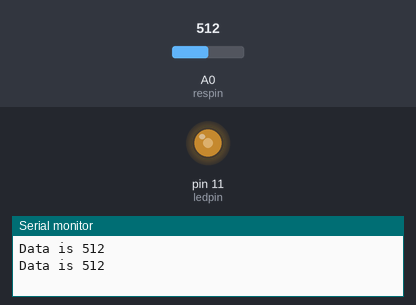
A sketch run on a simulated Arduino Uno, built with avr-gcc and run on an emulated ATmega328P. Shown: output pins drawn as LEDs (lit = HIGH), the last lines printed to the serial monitor. Inputs (shaded band) come from the test bench; at power-on: A0 (respin) = 512.

Above: at 1.8 s.
1.9 s: A0 (respin) set to 716
At 3.2 s:
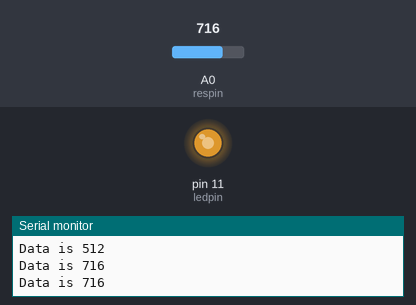
3.5 s: A0 (respin) set to 900
At 4.9 s:
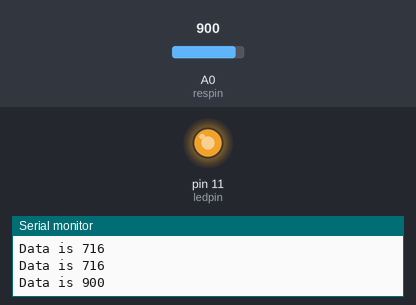
5.5 s: A0 (respin) set to 122
At 6.4 s:
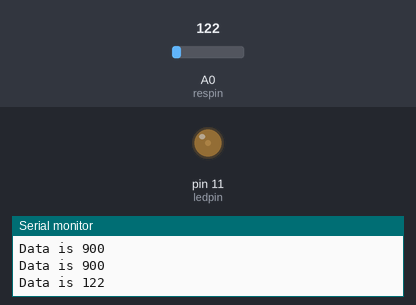
7.5 s: A0 (respin) set to 0
At 9.2 s:
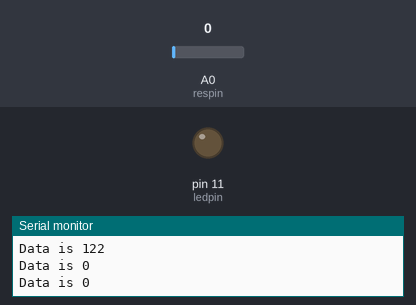
9.5 s: A0 (respin) set to 511
At 10.7 s:
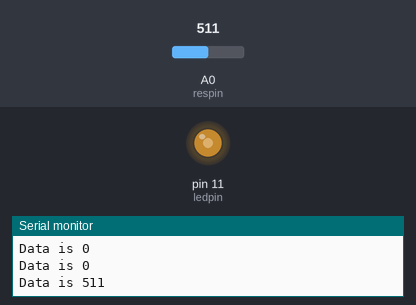
Timing chart, 0 to 12.5 s (numbered marks = the images above; inputs shaded):
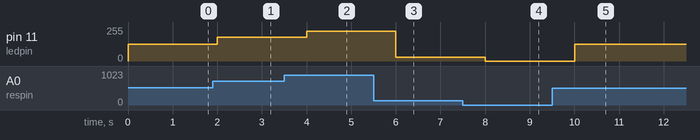

The sketch:

Task1-1.ino
```cpp
int respin = A0;
int ledpin = 11;
void setup() {
  // put your setup code here, to run once:
  Serial.begin(9600);
  pinMode(ledpin, OUTPUT);
}

void loop() {
  // put your main code here, to run repeatedly:
  int value = analogRead(respin); //0到1023
  int brightness = map(value, 0, 1023, 0, 255);
  analogWrite(ledpin, brightness);

  Serial.print("Data is ");
  Serial.println(value);
  delay(1000);
}
```

Measured:
- after the input at 1.9 s, pin 11 (ledpin): 127/255 → 178/255 after 0.10 s
- after the input at 3.5 s, pin 11 (ledpin): 178/255 → 224/255 after 0.50 s
- after the input at 5.5 s, pin 11 (ledpin): 224/255 → 30/255 after 0.50 s
- after the input at 7.5 s, pin 11 (ledpin): 30/255 → 0/255 after 0.50 s
- after the input at 9.5 s, pin 11 (ledpin): 0/255 → 127/255 after 0.50 s
